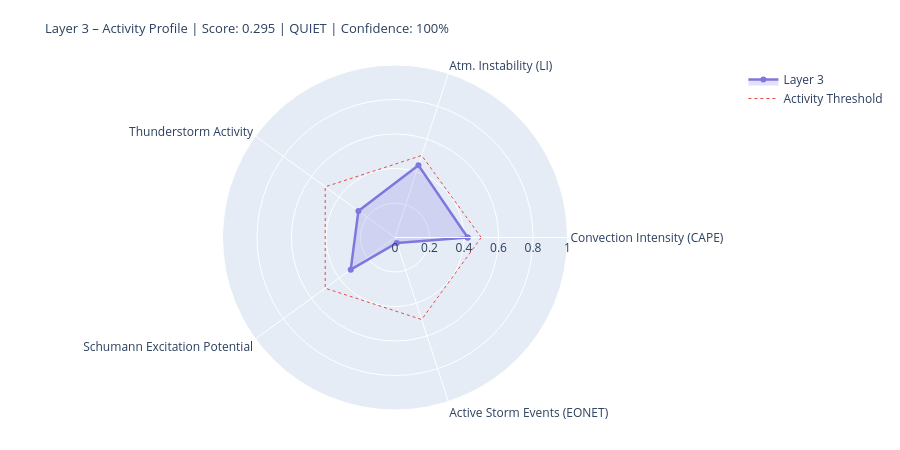

This figure's notebook cell:
### Markdown cell above
---
## 4. State Assessment & Handoff to Layer 4/5

### Code cell
# ============================================================
# LAYER-3-SCORE
# Five dynamic components
# ============================================================

def norm(v, lo, hi):
    if v is None or (isinstance(v, float) and math.isnan(v)): return None
    return round(max(0.0, min(1.0, (v - lo) / (hi - lo))), 4)

# --- 1) Convection intensity (global CAPE mean) ---
cape_mean = df_atm['cape'].dropna().mean() if not df_atm.empty else None
conv_score = norm(cape_mean, 0, 3000)
conv_src   = 'primary' if cape_mean is not None else 'missing'

# --- 2) Atmospheric instability (LI mean) ---
li_mean   = df_atm['li'].dropna().mean() if not df_atm.empty else None
# Negative LI = unstable → higher score
instab_score = norm(-li_mean if li_mean is not None else None, -6, 6)
instab_src   = 'primary' if li_mean is not None else 'missing'

# --- 3) Thunderstorm activity (mean thunder score + WMO count) ---
thunder_mean = df_atm['thunder_score'].mean() if not df_atm.empty else None
n_thunder    = int(df_atm['thunderstorm'].sum()) if not df_atm.empty else 0
thunder_score_val = norm(
    (thunder_mean or 0) * 0.7 + n_thunder * 0.1, 0, 1.0
) if thunder_mean is not None else None
thunder_src = 'primary'

# --- 4) Schumann excitation potential (weighted Schumann contribution) ---
schumann_pot = df_atm['schumann_contribution'].mean() if not df_atm.empty else None
# Boosted by Layer-2 thunderstorm trigger
if schumann_pot is not None and l2_thunder:
    schumann_pot = min(1.0, schumann_pot * 1.2)
schumann_score = norm(schumann_pot, 0, 1.0) if schumann_pot is not None else None
schumann_src   = 'derived'

# --- 5) Storm activity (NASA EONET) ---
# Distinction: None = data not loaded, 0.0 = loaded but no events
storm_score = None
storm_src   = 'missing'
if raw.get('storms') is not None:          # API reached successfully
    storm_score = norm(len(storm_events), 0, 30) if storm_events else 0.0
    storm_src   = 'primary'

# X-Ray and Kp: context only, not in dynamic score
# (X-Ray = Layer-0/4 driver; Kp = geomagnetic index, not a lightning proxy)
xray_context = None
if raw.get('xray'):
    df_xc = pd.DataFrame(raw['xray'])
    fc = next((c for c in df_xc.columns
               if any(k in c.lower() for k in ['flux','long']) and 'time' not in c.lower()),
              df_xc.columns[1])
    df_xc[fc] = pd.to_numeric(df_xc[fc], errors='coerce')
    xray_last = df_xc[fc].dropna().iloc[-1] if not df_xc[fc].dropna().empty else None
    if xray_last:
        xray_class = ('X' if xray_last>=1e-4 else 'M' if xray_last>=1e-5
                      else 'C' if xray_last>=1e-6 else 'B')
        xray_context = {'flux': float(xray_last), 'class': xray_class}
        print(f'X-Ray context: {xray_class}-class ({xray_last:.2e} W/m²)')

# --- Aggregate ---
COMPONENTS = {
    'Convection Intensity (CAPE)':  {'score': conv_score,       'source': conv_src,    'dynamic': True},
    'Atm. Instability (LI)':         {'score': instab_score,     'source': instab_src,  'dynamic': True},
    'Thunderstorm Activity':              {'score': thunder_score_val, 'source': thunder_src, 'dynamic': True},
    'Schumann Excitation Potential':   {'score': schumann_score,   'source': schumann_src,'dynamic': True},
    'Active Storm Events (EONET)': {'score': storm_score,      'source': storm_src,   'dynamic': True},
}

available   = {k: v['score'] for k, v in COMPONENTS.items() if v['score'] is not None}
unavailable = [k for k, v in COMPONENTS.items() if v['score'] is None]
layer3_score = round(sum(available.values()) / len(available), 4) if available else None
confidence   = round(len(available) / len(COMPONENTS), 2)
level = ('unknown' if layer3_score is None
         else 'quiet'   if layer3_score < 0.3
         else 'moderate' if layer3_score < 0.6
         else 'active')
dominant_l3 = max(available, key=available.get) if available else 'none'

# --- Ausgabe ---
W = 68
print('=' * W)
print('LAYER 3 – ATMOSPHERE / WEATHER / THUNDERSTORMS – STATE ASSESSMENT')
print('=' * W)
for name, comp in COMPONENTS.items():
    s = comp['score']
    if s is not None:
        bar = '█' * int(s * 20) + '░' * (20 - int(s * 20))
        print(f'  {name:<36} {bar}  {s:.3f}  [{comp["source"]}]')
    else:
        print(f'  {name:<36} {"─" * 20}  n/a   [missing]')
print('-' * W)
print(f'  Score:        {layer3_score:.3f}  ({len(available)}/{len(COMPONENTS)} components)')
print(f'  Confidence:   {confidence:.0%}')
print(f'  Level:        {level.upper()}')
print(f'  Dominant:     {dominant_l3}')
print(f'  CAPE mean:    {cape_mean:.0f} J/kg' if cape_mean else '  CAPE mean:    n/a')
print(f'  LI mean:      {li_mean:.1f} K' if li_mean is not None else '  LI mean:      n/a')
print(f'  Thunderstorms:{n_thunder} points (WMO)  +  {len(storm_events)} NASA EONET')
print('=' * W)

# Radar
cats   = list(available.keys())
vals_r = list(available.values())
if len(cats) >= 3:
    fig = go.Figure()
    fig.add_trace(go.Scatterpolar(
        r=vals_r + [vals_r[0]], theta=cats + [cats[0]],
        fill='toself', fillcolor='rgba(127,119,221,0.22)',
        line=dict(color='#7F77DD', width=2.5), name='Layer 3'
    ))
    fig.add_trace(go.Scatterpolar(
        r=[0.5] * (len(cats)+1), theta=cats + [cats[0]],
        line=dict(color='#E24B4A', dash='dot', width=1),
        mode='lines', name='Activity Threshold'
    ))
    fig.update_layout(
        title=dict(
            text=f'Layer 3 – Activity Profile | Score: {layer3_score:.3f} | {level.upper()} | Confidence: {confidence:.0%}',
            font=dict(size=13)
        ),
        polar=dict(radialaxis=dict(visible=True, range=[0, 1])),
        height=450, showlegend=True,
        margin=dict(l=60, r=60, t=65, b=40)
    )
    fig.show()

### Figure 1 — Plotly figure (JSON) as saved in the notebook; plotly's stock layout.template omitted (floating-point values rounded to 4 significant figures)
{"data": [{"fill": "toself", "fillcolor": "rgba(127,119,221,0.22)", "line": {"color": "#7F77DD", "width": 2.5}, "name": "Layer 3", "r": [0.4213, 0.44, 0.2622, 0.3172, 0.0333, 0.4213], "theta": ["Convection Intensity (CAPE)", "Atm. Instability (LI)", "Thunderstorm Activity", "Schumann Excitation Potential", "Active Storm Events (EONET)", "Convection Intensity (CAPE)"], "type": "scatterpolar"}, {"line": {"color": "#E24B4A", "dash": "dot", "width": 1}, "mode": "lines", "name": "Activity Threshold", "r": [0.5, 0.5, 0.5, 0.5, 0.5, 0.5], "theta": ["Convection Intensity (CAPE)", "Atm. Instability (LI)", "Thunderstorm Activity", "Schumann Excitation Potential", "Active Storm Events (EONET)", "Convection Intensity (CAPE)"], "type": "scatterpolar"}], "layout": {"height": 450, "margin": {"b": 40, "l": 60, "r": 60, "t": 65}, "polar": {"radialaxis": {"range": [0, 1], "visible": true}}, "showlegend": true, "title": {"font": {"size": 13}, "text": "Layer 3 – Activity Profile | Score: 0.295 | QUIET | Confidence: 100%"}}}
